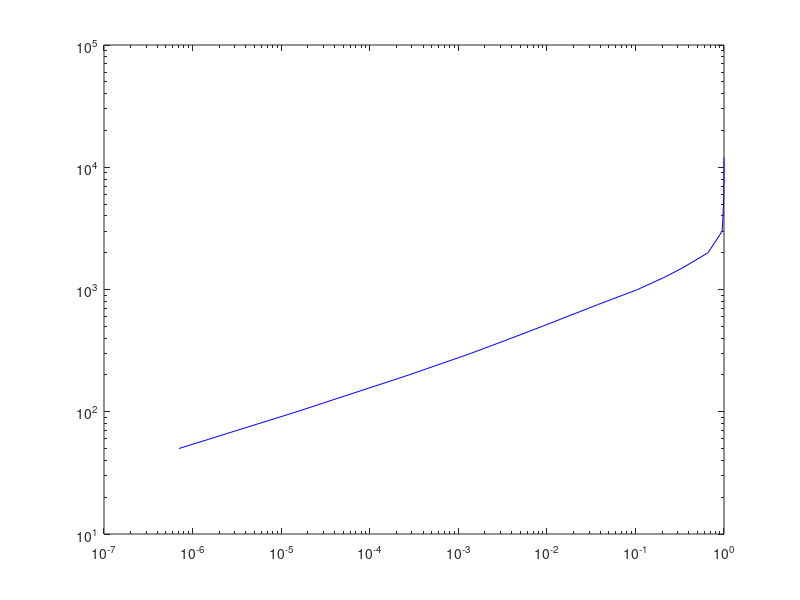

The MATLAB source for this figure: (Note: this script raises an error after producing the figure.)
clear all
close all
O_x= [50;100;200;300;400;500;750;1000;1250;1500; 2000;3000;4000;5000;6000;8000;12000]; 
O_y_near = [2.47E-2; 9.90E-2; 3.99E-1; 8.72E-1; 1.00E+0; 1.00E+0 ;1.00E+0; 1.00E+0; 1.00E+0; 1.00E+0; 1.00E+0; 1.00E+0; 1.00E+0; 1.00E+0; 1.00E+0; 1.00E+0; 1.00E+0]; %near range receiver overlap function
O_y_primary = [7e-7; 1.5e-5; 2.77e-4; 1.38e-3; 3.98e-3; 8.89e-3; 3.72e-2; 1.06e-1; 2.08e-1; 3.39e-1; 6.61e-1; 9.53e-1; 9.74e-1; 9.86e-1; 9.92e-1; 1.00E+0; 1.00E+0]; %primary receiver overlap function

figure(1)
lg = loglog(O_y_primary, O_x, 'b',  'DisplayName', 'Primary')
lg(1).LineWidth = 2;
hold on
lg = loglog(O_y_near, O_x, 'r', 'DisplayName', 'Near')
lg(1).LineWidth = 2;
%loglog((O_y_near*.1+O_y_primary*.9), O_x, 'k', 'DisplayName', 'Combined')
grid on
legend('Location','northwest')
xlabel('Overlap function')
ylabel('Range (m)')
xlim([1e-7  2])
ylim([50 12000])
hold off

% the sigal is relative to the overlap function, O, and the Area
A_1 = 935; %cm^2 primary
A_2 = 14; %cm^2 WFOV near
eta = 0.9
A_near_p = A_2/A_1


figure(2)
lg = loglog(O_y_primary, O_x, 'b',  'DisplayName', 'Primary');
lg(1).LineWidth = 2;
hold on
lg = loglog(O_y_near*A_near_p, O_x, 'r', 'DisplayName', 'Near')
lg(1).LineWidth = 2;
lg = loglog((1/A_1)*(O_y_primary*A_1*eta + O_y_near*A_2*(1-eta)), O_x, 'k', 'DisplayName', 'Combined')
lg(1).LineWidth = 2;
grid on
legend('Location','northwest')
xlabel('Relative signal')
ylabel('Range [m]')
xlim([1e-7  2])
ylim([50 12000])
hold off

  FigH = figure(1);
   set(gca,'Fontsize',24,'Fontweight','b'); 
   set(FigH, 'PaperUnits', 'points', 'PaperPosition', [1  1  800 600]);
   name=strcat('overlap_function'); 
   print(FigH, name, '-dpng', '-r0') % set at the screen resoluti


  FigH = figure(2);
   set(gca,'Fontsize',24,'Fontweight','b'); 
   set(FigH, 'PaperUnits', 'points', 'PaperPosition', [1  1  800 600]);
   name=strcat('relative_signal'); 
   print(FigH, name, '-dpng', '-r0') % set at the screen resoluti

